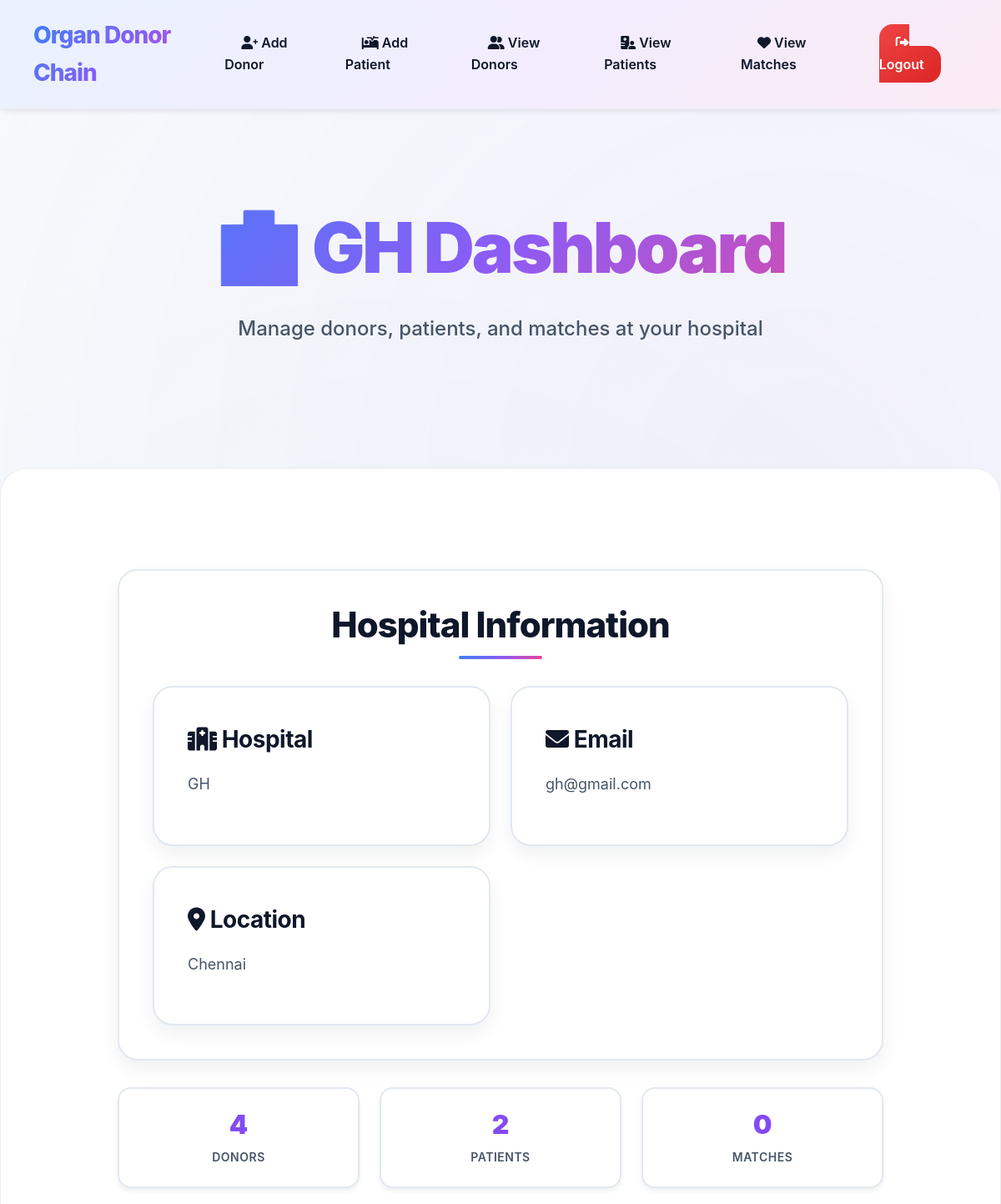
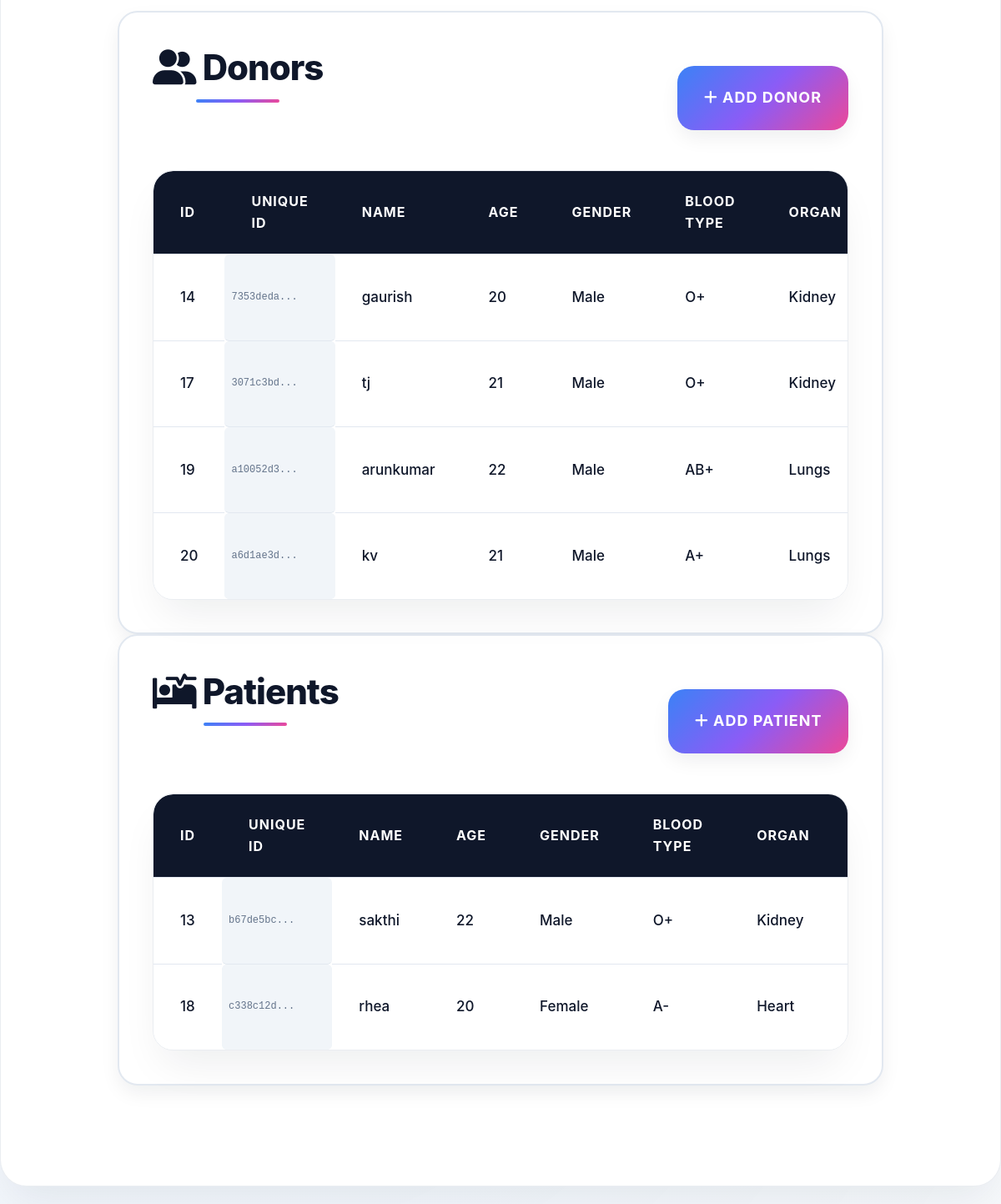
Page /hospital_dashboard (signed in) on the committed database (2 pictures, top to bottom).
### tables this page shows
CREATE TABLE donor (
        id INTEGER PRIMARY KEY AUTOINCREMENT,
        unique_id TEXT UNIQUE,
        hospital_id INTEGER,
        name TEXT,
        age INTEGER,
        gender TEXT,
        blood_type TEXT,
        organ TEXT,
        status TEXT DEFAULT 'Not Matched',
        registration_date TEXT DEFAULT CURRENT_TIMESTAMP, medical_document_path TEXT,
        FOREIGN KEY (hospital_id) REFERENCES hospital(id)
    );

CREATE TABLE patient (
        id INTEGER PRIMARY KEY AUTOINCREMENT,
        unique_id TEXT UNIQUE,
        hospital_id INTEGER,
        name TEXT,
        age INTEGER,
        gender TEXT,
        blood_type TEXT,
        organ TEXT,
        status TEXT DEFAULT 'Not Matched',
        registration_date TEXT DEFAULT CURRENT_TIMESTAMP, medical_document_path TEXT,
        FOREIGN KEY (hospital_id) REFERENCES hospital(id)
    );

### server/app.py (the view)
@app.route('/hospital_dashboard')
def hospital_dashboard():
    if 'hospital' not in session:
        return redirect('/login')
    hospital_id = session['hospital']
    hospital_name = session.get('hospital_name')
    hospital_email = session.get('hospital_email')
    hospital_location = session.get('hospital_location')
    hospital_wallet = session.get('hospital_wallet')
    conn = sqlite3.connect(DB)
    c = conn.cursor()
    try:
        c.execute("SELECT id, unique_id, name, age, gender, blood_type, organ, status, registration_date FROM donor WHERE hospital_id=? ORDER BY registration_date ASC", (hospital_id,))
        donors = c.fetchall()
        c.execute("SELECT id, unique_id, name, age, gender, blood_type, organ, status, registration_date FROM patient WHERE hospital_id=? ORDER BY registration_date ASC", (hospital_id,))
        patients = c.fetchall()
    except sqlite3.OperationalError:
        c.execute("SELECT id, name, age, gender, blood_type, organ, status FROM donor WHERE hospital_id=?", (hospital_id,))
        old_donors = c.fetchall()
        donors = [(d[0], 'N/A', d[1], d[2], d[3], d[4], d[5], d[6], 'N/A') for d in old_donors]
        c.execute("SELECT id, name, age, gender, blood_type, organ, status FROM patient WHERE hospital_id=?", (hospital_id,))
        old_patients = c.fetchall()
        patients = [(p[0], 'N/A', p[1], p[2], p[3], p[4], p[5], p[6], 'N/A') for p in old_patients]
    conn.close()
    return render_template('hospital_login.html', hospital_name=hospital_name,
                          hospital_email=hospital_email, hospital_location=hospital_location,
                          hospital_wallet=hospital_wallet, donors=donors, patients=patients)

### client/templates/hospital_login.html (shortened to what this page needs)
<!DOCTYPE html>
<html>
<head>
    <link rel="stylesheet" type="text/css" href="{{ url_for('static', filename='style.css') }}">
    <link rel="stylesheet" href="https://cdnjs.cloudflare.com/ajax/libs/font-awesome/6.0.0/css/all.min.css">
</head>
<body>
    <nav class="navbar">
        <div class="nav-container">
            <a class="brand" href="/hospital_dashboard">Organ Donor Chain</a>
            <ul class="nav-links">
                <li><a href="/add_donor"><i class="fas fa-user-plus"></i> Add Donor</a></li>
                <li><a href="/add_patient"><i class="fas fa-procedures"></i> Add Patient</a></li>
                <li><a href="/hospital_donors"><i class="fas fa-user-friends"></i> View Donors</a></li>
                <li><a href="/hospital_patients"><i class="fas fa-hospital-user"></i> View Patients</a></li>
                <li><a href="/hospital_matches"><i class="fas fa-heart"></i> View Matches</a></li>
                <li><a href="/logout" class="btn-danger"><i class="fas fa-sign-out-alt"></i> Logout</a></li>
            </ul>
        </div>
    </nav>
    <section class="hero">
        <div class="hero-inner">
            <h1>🏥 {{ hospital_name }} Dashboard</h1>
            <p>Manage donors, patients, and matches at your hospital</p>
        </div>
    </section>
    <div class="container container-wide">
        <div class="card mb-8">
            <h2>Hospital Information</h2>
            <div class="grid grid-3">
                <div class="card">
                    <h3><i class="fas fa-hospital"></i> Hospital</h3>
                    <p>{{ hospital_name }}</p>
                </div>
                <div class="card">
                    <h3><i class="fas fa-envelope"></i> Email</h3>
                    <p>{{ hospital_email }}</p>
                </div>
                <div class="card">
                    <h3><i class="fas fa-map-marker-alt"></i> Location</h3>
                    <p>{{ hospital_location }}</p>
                </div>
            </div>
        </div>
        <div class="stats-header">
            <div class="stat-card">
                <div class="stat-number">{{ donors|length }}</div>
                <div class="stat-label">Donors</div>
            </div>
            <div class="stat-card">
                <div class="stat-number">{{ patients|length }}</div>
                <div class="stat-label">Patients</div>
            </div>
            <div class="stat-card">
                <div class="stat-number">{{ matches|length }}</div>
                <div class="stat-label">Matches</div>
            </div>
        </div>
        <div class="card">
            <div class="flex justify-between items-center mb-6">
                <h2><i class="fas fa-user-friends"></i> Donors</h2>
                <a href="/add_donor" class="btn btn-primary" style="width: auto;">
                    <i class="fas fa-plus"></i> Add Donor
                </a>
            </div>
            <div class="table-container">
                <table>
                    <thead>
                        <tr>
                            <th>ID</th>
                            <th>Unique ID</th>
                            <th>Name</th>
                            <th>Age</th>
                            <th>Gender</th>
                            <th>Blood Type</th>
                            <th>Organ</th>
                        </tr>
                    </thead>
                    <tbody>
                        {% for donor in donors %}
                        <tr>
                            <td>{{ donor[0] }}</td>
                            <td class="unique-id-cell">{{ donor[1][:8] }}...</td>
                            <td>{{ donor[2] }}</td>
                            <td>{{ donor[3] }}</td>
                            <td>{{ donor[4] }}</td>
                            <td><span class="status-badge">{{ donor[5] }}</span></td>
                            <td><span class="status-badge">{{ donor[6] }}</span></td>
                        </tr>
                        {% endfor %}
                    </tbody>
                </table>
            </div>
        </div>
        <div class="card">
            <div class="flex justify-between items-center mb-6">
                <h2><i class="fas fa-procedures"></i> Patients</h2>
                <a href="/add_patient" class="btn btn-primary" style="width: auto;">
                    <i class="fas fa-plus"></i> Add Patient
                </a>
            </div>
            <div class="table-container">
                <table>
                    <thead>
                        <tr>
                            <th>ID</th>
                            <th>Unique ID</th>
                            <th>Name</th>
                            <th>Age</th>
                            <th>Gender</th>
                            <th>Blood Type</th>
                            <th>Organ</th>
                            <th>Status</th>
                        </tr>
                    </thead>
                    <tbody>
                        {% for patient in patients %}
                        <tr>
                            <td>{{ patient[0] }}</td>
                            <td class="unique-id-cell">{{ patient[1][:8] }}...</td>
                            <td>{{ patient[2] }}</td>
                            <td>{{ patient[3] }}</td>
                            <td>{{ patient[4] }}</td>
                            <td><span class="status-badge">{{ patient[5] }}</span></td>
                            <td><span class="status-badge">{{ patient[6] }}</span></td>
                            <td>
                            </td>
                        </tr>
                        {% endfor %}
                    </tbody>
                </table>
            </div>
        </div>
    </div>
</body>
</html>

### rows in the picture
donor: id "14", donor "7353deda", name "gaurish", age "20", gender "Male", blood_type "O+", organ "Kidney"
donor: id "17", donor "3071c3bd", name "tj", age "21", gender "Male", blood_type "O+", organ "Kidney"
donor: id "19", donor "a10052d3", name "arunkumar", age "22", gender "Male", blood_type "AB+", organ "Lungs"
donor: id "20", donor "a6d1ae3d", name "kv", age "21", gender "Male", blood_type "A+", organ "Lungs"
patient: id "13", patient "b67de5bc", name "sakthi", age "22", gender "Male", blood_type "O+", organ "Kidney"
patient: id "18", patient "c338c12d", name "rhea", age "20", gender "Female", blood_type "A-", organ "Heart"

### other values in the picture
{{ hospital_name }} "GH"
{{ hospital_email }} "gh@gmail.com"
{{ hospital_location }} "Chennai"
{{ donors|length }} "4"
{{ patients|length }} "2"
{{ matches|length }} "0"
